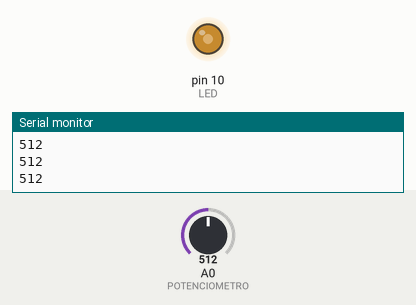
Simulated run of this sketch. Board: Arduino Uno, built with avr-gcc and run on an emulated ATmega328P. On the bench: output pins drawn as LEDs (lit = HIGH), the last lines printed to the serial monitor. The test bench sets the inputs (shaded band); at power-on: A0 (POTENCIOMETRO) = 512.

Above: at 1.2 s.
1.3 s: A0 (POTENCIOMETRO) set to 716
At 2.4 s:
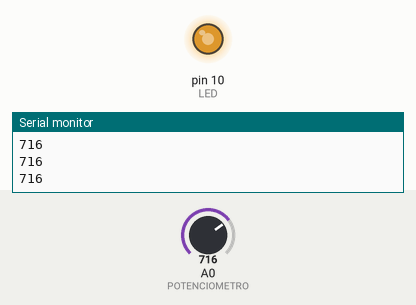
2.8 s: A0 (POTENCIOMETRO) set to 900
At 3.6 s:
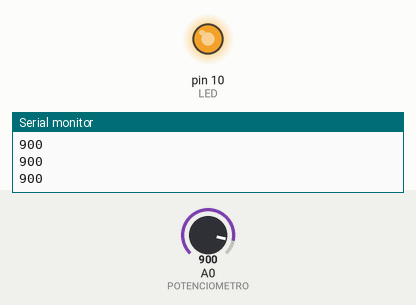
4.3 s: A0 (POTENCIOMETRO) set to 122
At 5.0 s:
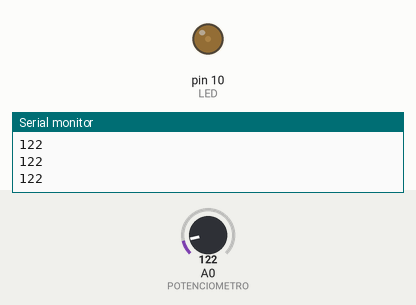
5.8 s: A0 (POTENCIOMETRO) set to 0
At 6.3 s:
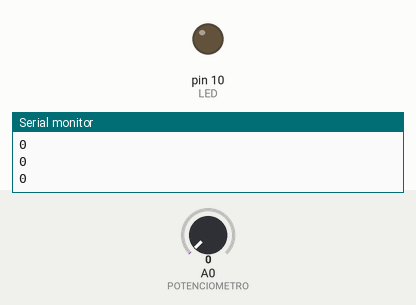
Timing chart, 0 to 8.3 s (numbered marks = the images above; inputs shaded):
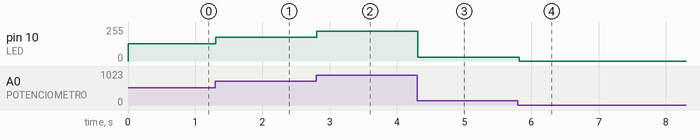

The sketch:

04-analogOut.ino
```cpp
// (licence header left out)
#define LED             10
#define POTENCIOMETRO   A0

int value;

/**
 * Setup Function
 */
void setup() {

  // Init Serial Interface at 9600 bps
  Serial.begin(9600);

  // Set Pin LED as Output
  pinMode(LED, OUTPUT);
}

/**
 * Loop Function
 */
void loop() {

  // Obtain Analog Value
  value = analogRead(POTENCIOMETRO);

  // Print Value
  Serial.println(value);

  // Set Analog Value in the LED
  analogWrite(LED, value / 4);

  // Delay 100 ms
  delay(100);
}
```

Measured:
- after the input at 1.3 s, pin 10 (LED): 128/255 → 179/255 at once
- after the input at 2.8 s, pin 10 (LED): 179/255 → 225/255 at once
- after the input at 4.3 s, pin 10 (LED): 225/255 → 30/255 at once
- after the input at 5.8 s, pin 10 (LED): 30/255 → 0/255 at once
